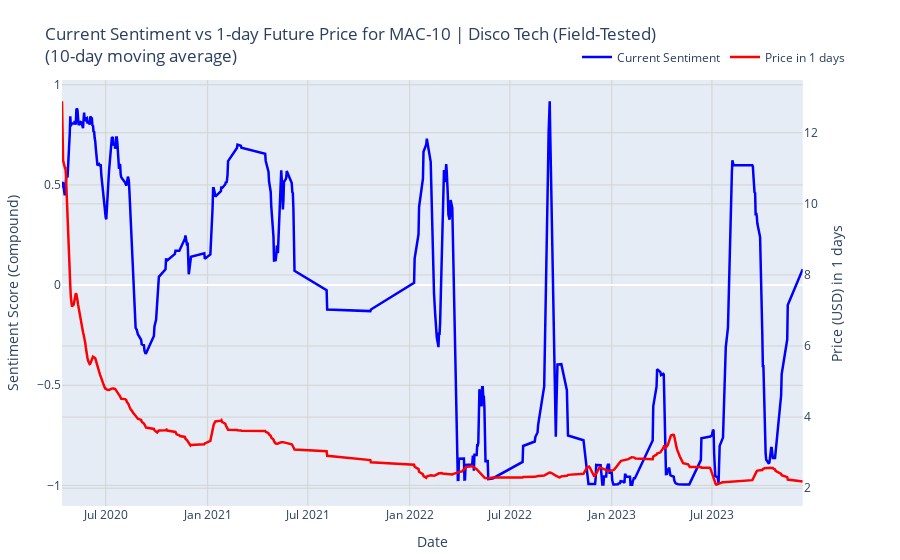

The notebook cell saved with this chart:
### Markdown cell above
## timeseries - compound polarity against price plot

### Code cell
# Create a copy for this analysis
polarity_price_df = merged_df.copy()

# Set the prediction lag in days
prediction_days = 1  # Adjust this value as needed

# Shift price forward (future price)
polarity_price_df['future_price'] = polarity_price_df['price_usd'].shift(-prediction_days)

# Calculate smoothened versions
window_size = 10
polarity_price_df['smooth_compound'] = polarity_price_df['compound'].rolling(window=window_size).mean()
polarity_price_df['smooth_future_price'] = polarity_price_df['future_price'].rolling(window=window_size).mean()

# Remove NaN values created by the shift and smoothing
polarity_price_df = polarity_price_df.dropna(subset=['smooth_compound', 'smooth_future_price'])

# Create figure with secondary y-axis
fig = make_subplots(specs=[[{"secondary_y": True}]])

# Add smoothened traces
fig.add_trace(
    go.Scatter(x=polarity_price_df['date'], y=polarity_price_df['smooth_compound'], 
               name="Current Sentiment", line=dict(color='blue', width=2.5)),
    secondary_y=False,
)

fig.add_trace(
    go.Scatter(x=polarity_price_df['date'], y=polarity_price_df['smooth_future_price'], 
               name=f"Price in {prediction_days} days", line=dict(color='red', width=2.5)),
    secondary_y=True,
)

# Update layout
fig.update_layout(
    title_text=f"Current Sentiment vs {prediction_days}-day Future Price for {ITEM}<br>({window_size}-day moving average)",
    legend=dict(orientation="h", yanchor="bottom", y=1.02, xanchor="right", x=1),
    margin=dict(l=50, r=50, t=80, b=50),
)

# Update axes
fig.update_yaxes(title_text="Sentiment Score (Compound)", secondary_y=False, gridcolor='lightgrey')
fig.update_yaxes(title_text=f"Price (USD) in {prediction_days} days", secondary_y=True, gridcolor='lightgrey')
fig.update_xaxes(title_text="Date", gridcolor='lightgrey')

# Show the figure
fig.show()

# Save figures
save_dir = os.path.join(GAME_PRICE_PREDICTION_PATH, 'data', 'figures', ITEM_SANITIZED)
os.makedirs(save_dir, exist_ok=True)

fig.write_image(
    os.path.join(save_dir, f'timeseries_pol_price_prediction_{prediction_days}days.png'),
    width=1920, height=1080, scale=2
)

fig.write_html(os.path.join(save_dir, f'timeseries_pol_price_prediction_{prediction_days}days.html'))

### Figure 1 — Plotly figure (JSON) as saved in the notebook; plotly's stock layout.template omitted (floating-point values rounded to 4 significant figures; data arrays with more than 128 entries replaced by an {"elided": "..."} marker saying what was removed)
{"data": [{"line": {"color": "blue", "width": 2.5}, "name": "Current Sentiment", "type": "scatter", "x": {"elided": "586 str values"}, "xaxis": "x", "y": {"elided": "586 float values"}, "yaxis": "y"}, {"line": {"color": "red", "width": 2.5}, "name": "Price in 1 days", "type": "scatter", "x": {"elided": "586 str values"}, "xaxis": "x", "y": {"elided": "586 float values"}, "yaxis": "y2"}], "layout": {"legend": {"orientation": "h", "x": 1, "xanchor": "right", "y": 1.02, "yanchor": "bottom"}, "margin": {"b": 50, "l": 50, "r": 50, "t": 80}, "title": {"text": "Current Sentiment vs 1-day Future Price for MAC-10 | Disco Tech (Field-Tested)<br>(10-day moving average)"}, "xaxis": {"anchor": "y", "domain": [0, 0.94], "gridcolor": "lightgrey", "title": {"text": "Date"}}, "yaxis": {"anchor": "x", "domain": [0, 1], "gridcolor": "lightgrey", "title": {"text": "Sentiment Score (Compound)"}}, "yaxis2": {"anchor": "x", "gridcolor": "lightgrey", "overlaying": "y", "side": "right", "title": {"text": "Price (USD) in 1 days"}}}}
